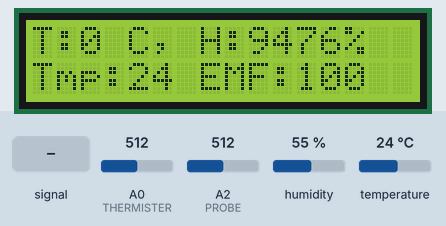
Bench run of a program on a simulated Arduino Nano, built with avr-gcc and run on an emulated ATmega328P. Shown: 16×2 character LCD. The inputs (shaded band) are chosen by the test bench; at power-on: humidity 55 %, A0 (THERMISTER) = 512, A2 (PROBE) = 512, temperature 24 °C.

Above: at 1.2 s.
1.3 s: A2 (PROBE) fed a 200 Hz sine of ±460 counts around its level
At 3.8 s:
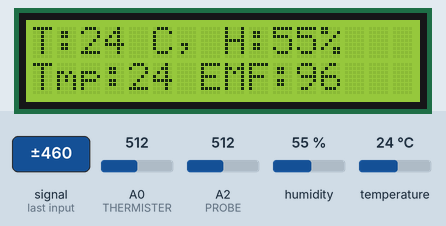
5.5 s: humidity set to 22 %
At 6.9 s:
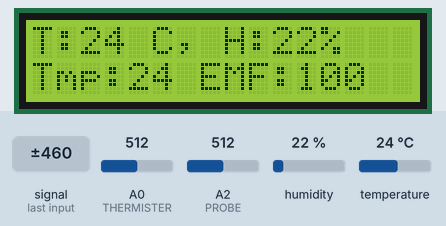
8.6 s: A0 (THERMISTER) set to 716
At 9.9 s:
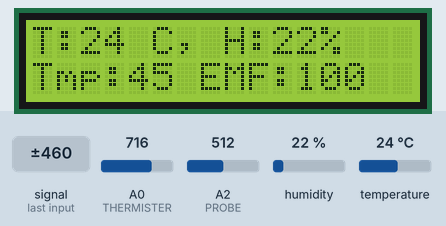
11.6 s: A2 (PROBE) set to 30
At 14.3 s:
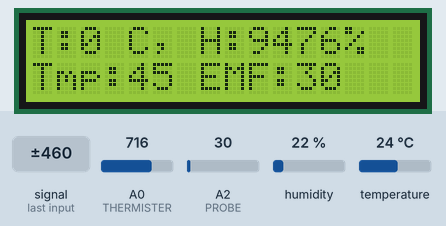
14.6 s: temperature set to 12 °C
At 15.9 s:
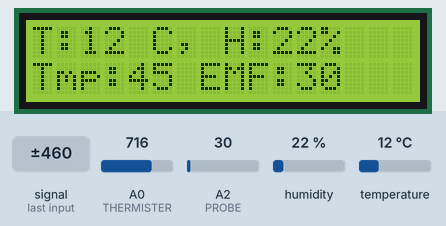
17.6 s: A0 (THERMISTER) set to 354
At 20.5 s:
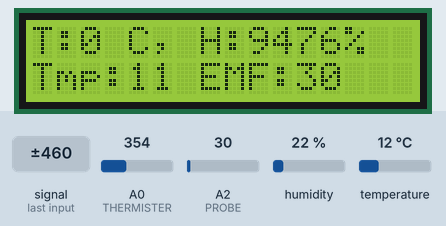
26.2 s: A0 (THERMISTER) set to 332
Timing chart, 0 to 29.2 s (numbered marks = the images above; inputs shaded):
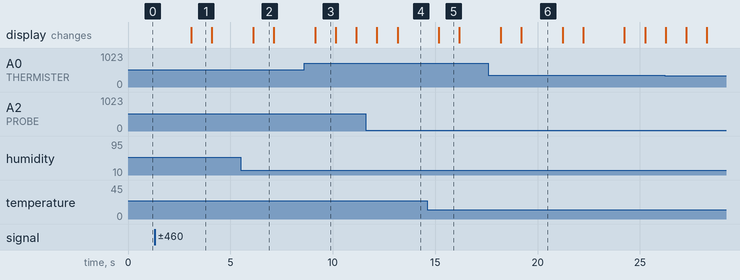

The program:

main.cpp
```cpp
#include <Arduino.h>
#include "dht_nonblocking.h"
#include "LiquidCrystal.h"

#define PROBE 2
#define THERMISTER 0
#define DHT_SENSOR 2
#define LCD_CONTRAST 5
#define LCD_BRIGHTNESS 6

#define DHT_SENSOR_TYPE DHT_TYPE_11

DHT_nonblocking dht_sensor(DHT_SENSOR, DHT_SENSOR_TYPE);
LiquidCrystal lcd(7, 8, 9, 10, 11, 12);
int emf = 0;


float readThermister() {
  int tempReading = analogRead(THERMISTER);
  // This is OK
  double tempK = log(10000.0 * ((1024.0 / tempReading - 1)));
  tempK = 1 / (0.001129148 + (0.000234125 + (0.0000000876741 * tempK * tempK)) * tempK); //  Temp Kelvin
  return tempK - 273.15; // temperature in celcius
}

static bool measure_environment(float *temperature, float *humidity)
{
  static unsigned long measurement_timestamp = millis();

  /* Measure once every four seconds. */
  if (millis() - measurement_timestamp > 3000ul)
  {
    if (dht_sensor.measure(temperature, humidity) == true)
    {
      measurement_timestamp = millis();
      return (true);
    }
  }

  return (false);
}

void setup()
{
  lcd.begin(16, 2);
  analogWrite(LCD_CONTRAST, 0);
  analogWrite(LCD_BRIGHTNESS, 50);
}

void loop()
{
  float temprTemp;
  float humidityTemp;
  int temperature;
  int humidity;
  int tempr;

  lcd.clear();

  if (measure_environment(&temprTemp, &humidityTemp) == true)
  {
    temperature = (int) temprTemp;
    humidity = (int) humidityTemp;
  }

  lcd.setCursor(0, 0);
  lcd.print("T:");
  lcd.print(temperature);
  lcd.print(" C, H:");
  lcd.print(humidity);
  lcd.print("%");

  lcd.setCursor(0, 1);
  tempr = readThermister();
  emf = analogRead(PROBE);
  lcd.print("Tmp:");
  lcd.print(tempr);

  emf = constrain(emf, 1, 100);
  lcd.print(" EMF:");
  lcd.print(emf);

  delay(1000);
}
```

Measured:
- after the input at 1.3 s, the display: changes after 1.8 s (image 1)
- after the input at 5.5 s, the display: changes after 0.61 s (image 2)
- after the input at 11.6 s, the display: first changes after 0.56 s (image 4 shows a later state)
- after the input at 14.6 s, the display: changes after 0.58 s (image 5)
- after the input at 17.6 s, the display: first changes after 0.60 s (image 6 shows a later state)
- what the display in image 1 shows lasts 1.0 s, from 3.1 s to 4.1 s
- what the display in image 6 shows lasts 2.0 s, from 19.2 s to 21.2 s
